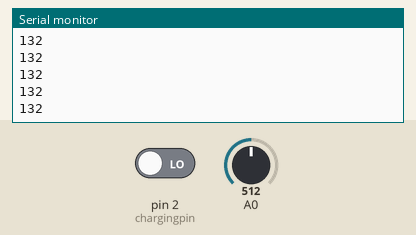
Simulated run of this sketch. Board: Arduino Uno, built with avr-gcc and run on an emulated ATmega328P. Shown: the last lines printed to the serial monitor. The test bench sets the inputs (shaded band); at power-on: A0 = 512, pin 2 (chargingpin) LOW.

Above: at 1.2 s.
1.3 s: A0 set to 716
At 1.31 s:
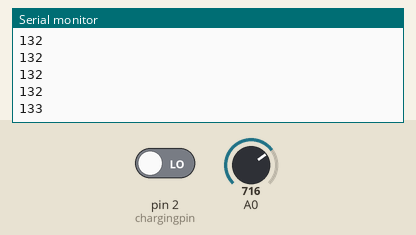
2.8 s: pin 2 (chargingpin) driven HIGH
At 2.81 s:
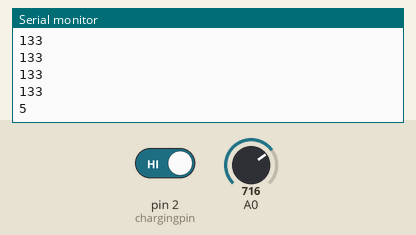
4.3 s: A0 set to 900
At 4.32 s:
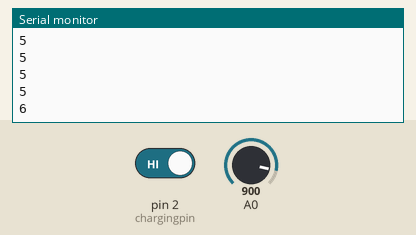
5.8 s: pin 2 (chargingpin) driven LOW
At 5.82 s:
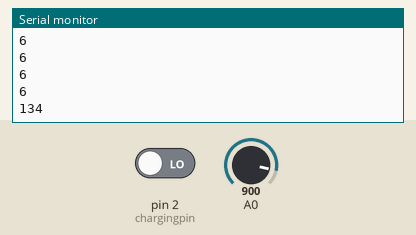
Timing chart, 0 to 8.3 s (numbered marks = the images above; inputs shaded):
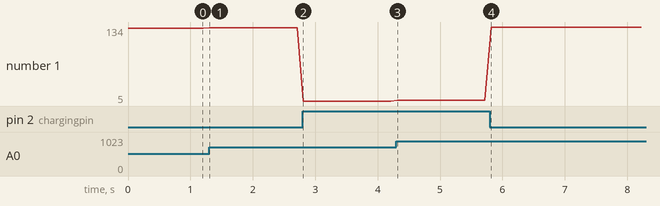

The sketch:

fenergy.ino
```cpp
//f-energy

//PIN definition
int chargingpin=2;

void setup() {
  // initialize serial communication with computer:
  Serial.begin(9600);
 pinMode(chargingpin,INPUT);
}

void loop() {

 // read the input on analog pin 0:
  int sensorValue = analogRead(A0);
  // Convert the analog reading to bar levels
  uint8_t voltage = map(sensorValue,0,1023,0,5);

//add 2 for graphing purpose in matlab
voltage=voltage+2 ;

  // print out the value you read:

int charging=digitalRead(chargingpin);

  byte matlabreading;

  matlabreading = voltage+(1-charging)*128;

  Serial.print(matlabreading);
  Serial.println();
  delay(100);

}
```

Measured:
- after the input at 1.3 s, the serial monitor: prints a new line at once (image 1)
- after the input at 2.8 s, the serial monitor: prints a new line at once (image 2)
- after the input at 4.3 s, the serial monitor: prints a new line at once (image 3)
- after the input at 5.8 s, the serial monitor: prints a new line at once (image 4)
- plotted number 1: 132 → 133 after the input at 1.3 s, 133 → 5 after the input at 2.8 s, 5 → 6 after the input at 4.3 s, 6 → 134 after the input at 5.8 s
